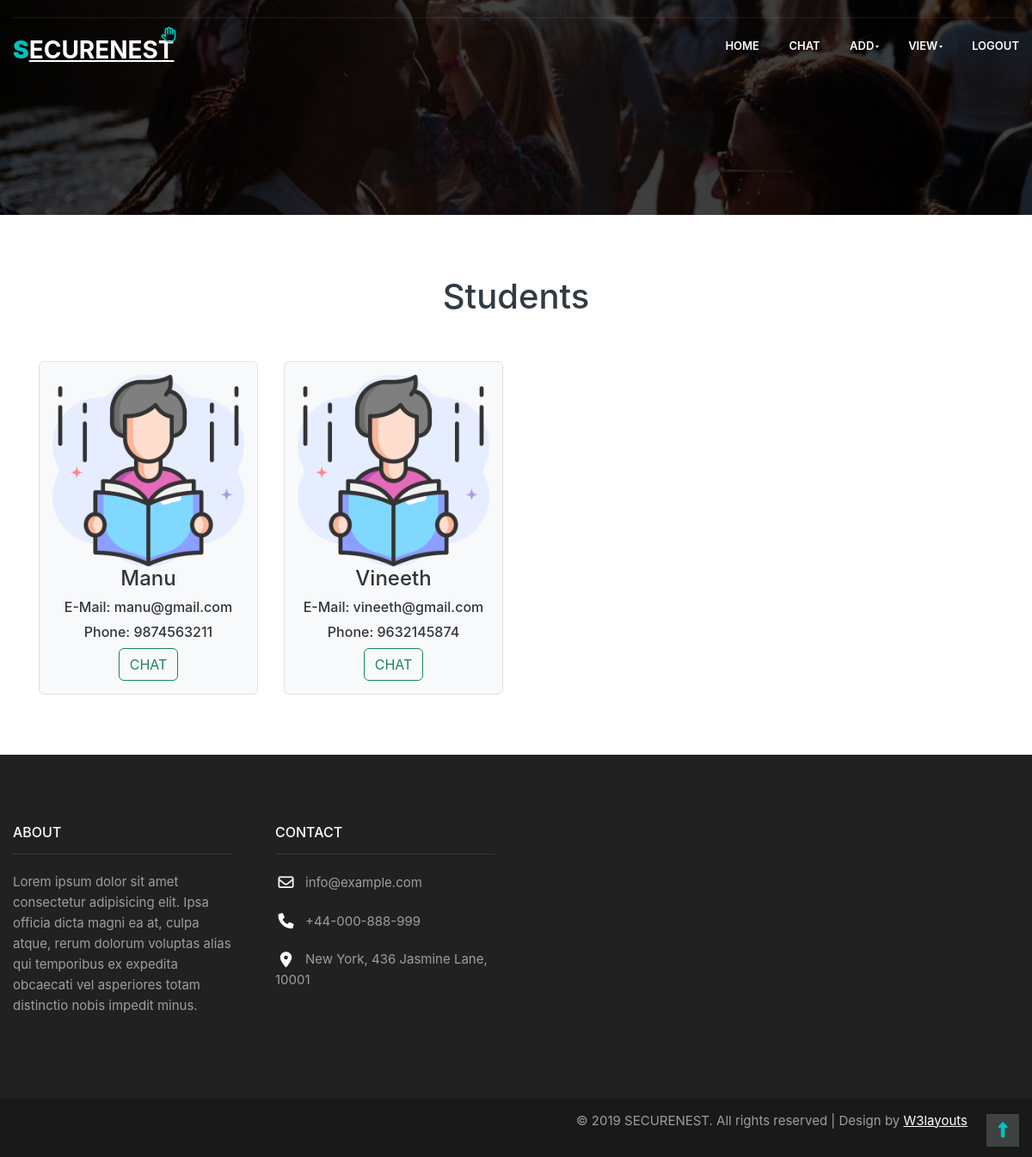
The page /viewStudents/ on the database its author committed.
### SecureNestApp/models.py (models this page shows)
class Child(models.Model):
    name = models.CharField(max_length=100)
    email = models.EmailField(max_length=100)
    phone = models.IntegerField()
    dob = models.DateField()
    gender = models.CharField(max_length=100)
    school = models.ForeignKey(School, on_delete=models.CASCADE, null=True)
    address = models.CharField(max_length=300)
    loginid = models.ForeignKey(Login, on_delete=models.CASCADE, null=True)
    def __str__(self):
        return self.name

### SecureNestApp/views.py (the view)
# urls.py: path("viewStudents/", views.viewStudents),
def viewStudents(request):
    common_ids = set(Child.objects.values_list("id", flat=True)).intersection(
        Message.objects.values_list("sender", flat=True)
    )
    common_children = Child.objects.filter(id__in=common_ids).exclude(name="Admin")
    common_messages = Message.objects.filter(id__in=common_ids)
    print(common_children)
    for child in common_children:
        print(f"Child ID: {child.id}, Child Name: {child.name}")
    return render(
        request, "ADMIN/viewStudents.html", {"common_children": common_children}
    )

### templates/ADMIN/viewStudents.html
{% extends "ADMIN/adminBase.html" %}
{% load static %}
{% block header %}
<link href="https://cdn.jsdelivr.net/npm/bootstrap@5.2.3/dist/css/bootstrap.min.css" rel="stylesheet">
<section class="w3l-team-main-6">
    <div class="team-content">
        <div class="wrapper">
            <h3 class="hny-title text-center">Students</h3>
            <div class="d-grid grid-col-4 text-center">
                {% for i in common_children %}
                <div class="team-main-6 border rounded bg-light" style="padding: 15px;">
                    <div class="column-8">
                        <a href="team-single.html"><img class="img-responsive"
                                src="{% static 'assets/images/study.png' %}" alt=" "></a>
                    </div>
                    <div class="right-team-9">
                        <h4>{{i.name}}</h4>
                        <h6>E-Mail: {{i.email}}</h6>
                        <h6>Phone: {{i.phone}}</h6>
                        <a href="/replyChat?id={{i.id}}" class="btn btn-outline-success">CHAT</a>
                    </div>
                </div>
                {% endfor %}
            </div>
        </div>
    </div>
</section>
{% endblock %}

### templates/ADMIN/adminBase.html (style rules this page uses)
* { box-sizing: border-box; font-family: -apple-system, BlinkMacSystemFont, "Segoe UI", Roboto, Oxygen-Sans, Ubuntu, Cantarell, "Helvetica Neue", sans-serif; }

### rows shown on the page
Child: name "Manu", email "manu@gmail.com", phone "9874563211"
Child: name "Vineeth", email "vineeth@gmail.com", phone "9632145874"
